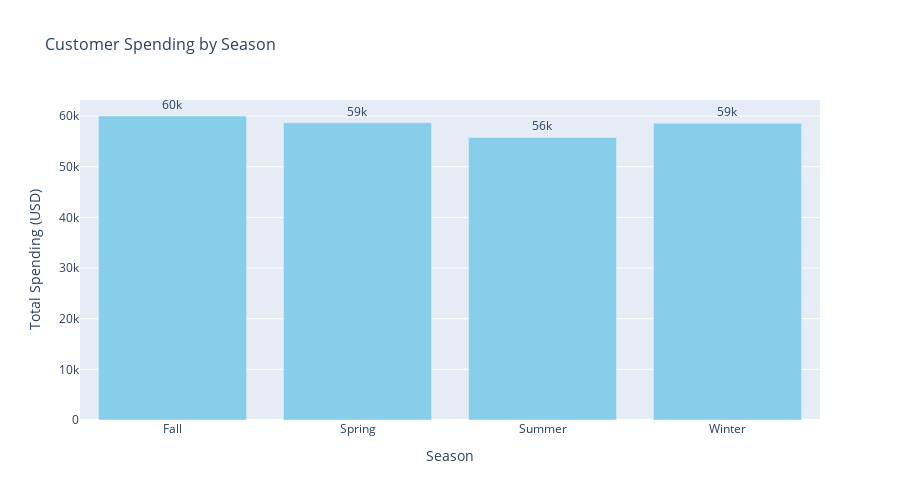

Notebook cell for this chart:
### Markdown cell above
5.	Are there any specific seasons or months where customer spending is significantly higher?

### Code cell
# Plot total spending by season with simplified colors
import plotly.express as px

fig = px.bar(
    season_analysis,
    x=season_analysis.index,
    y='Total Spending (USD)',
    text='Total Spending (USD)',
    color_discrete_sequence=['skyblue'],  
    title='Customer Spending by Season',
    labels={'x': 'Season', 'y': 'Total Spending (USD)'},
    height=500
)
fig.update_traces(texttemplate='%{text:.2s}', textposition='outside')
fig.update_layout(
    showlegend=False,
    xaxis_title='Season',
    yaxis_title='Total Spending (USD)',
    title_font_size=16,
    xaxis_tickangle=0
)
fig.show()

### Figure 1 — Plotly figure (JSON) as saved in the notebook; plotly's stock layout.template omitted (floating-point values rounded to 4 significant figures)
{"data": [{"alignmentgroup": "True", "hovertemplate": "Season=%{x}<br>Total Spending (USD)=%{text}<extra></extra>", "legendgroup": "", "marker": {"color": "skyblue", "pattern": {"shape": ""}}, "name": "", "offsetgroup": "", "orientation": "v", "showlegend": false, "text": [60018, 58679, 55777, 58607], "textposition": "outside", "texttemplate": "%{text:.2s}", "type": "bar", "x": ["Fall", "Spring", "Summer", "Winter"], "xaxis": "x", "y": [60018, 58679, 55777, 58607], "yaxis": "y"}], "layout": {"barmode": "relative", "height": 500, "legend": {"tracegroupgap": 0}, "showlegend": false, "title": {"font": {"size": 16}, "text": "Customer Spending by Season"}, "xaxis": {"anchor": "y", "domain": [0, 1], "tickangle": 0, "title": {"text": "Season"}}, "yaxis": {"anchor": "x", "domain": [0, 1], "title": {"text": "Total Spending (USD)"}}}}
